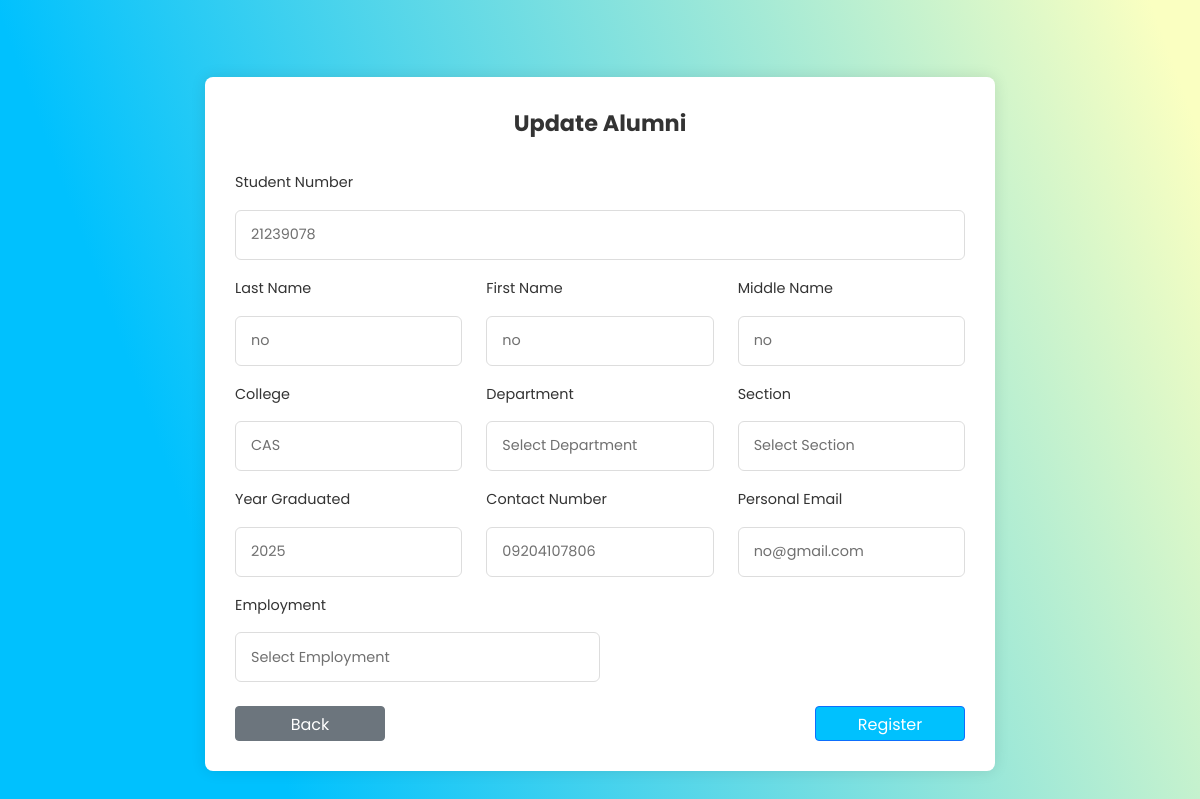
The app's page /dashboard/alumni_edit.php?Alumni_ID_Number=4 (signed in) with its own data.
### dashboard/alumni_edit.php (the view, shortened to what this page needs)
<?php
include '../connection.php';
if (isset($_GET['Alumni_ID_Number'])) {
    $id = $_GET['Alumni_ID_Number'];
    $stmt = $con->prepare("SELECT
                            a.Alumni_ID_Number,
                            a.Student_Number,
                            a.Last_Name,
                            a.First_Name,
                            a.Middle_Name,
                            a.College,
                            a.Department,
                            a.Section,
                            a.Year_Graduated,
                            a.Contact_Number,
                            a.Personal_Email,
                            ed.Employment,
                            ed. Employment_Status,
                            ed.Present_Occupation,
                            ed.Name_of_Employer,
                            ed.Address_of_Employer,
                            ed.Number_of_Years_in_Present_Employer,
                            ed.Type_of_Employer,
                            ed.Major_Line_of_Business
                          FROM `2024-2025` a
                          LEFT JOIN `2024-2025_ed` ed ON a.Alumni_ID_Number = ed.Alumni_ID_Number
                          WHERE a.Alumni_ID_Number = :id");
    $stmt->bindParam(':id', $id, PDO::PARAM_STR);
    $stmt->execute();
    $alumni = $stmt->fetch(PDO::FETCH_ASSOC);
} else {
    header('Location: alumni_list.php');
    exit;
}
$collegesQuery = "SELECT DISTINCT college FROM courses";
$collegesStmt = $con->prepare($collegesQuery);
$collegesStmt->execute();
$existingColleges = $collegesStmt->fetchAll(PDO::FETCH_COLUMN);
?>
<!DOCTYPE html>
<html lang="en">
<head>
    <link rel="stylesheet" href="../assets/css/bootstrap.css">
    <link rel="stylesheet" href="../assets/css/reg.css">
</head>
<body>
    <div class="container form-container mt-5">
        <header class="mb-4">Update Alumni</header>
        <form action="alumni_process.php" method="POST" class="form">
            <div class="mb-3">
                <label for="student-number" class="form-label">Student Number</label>
                <input type="text" id="student-number" name="student_number" class="form-control" value="<?php echo htmlspecialchars($alumni['Student_Number'] ?? ''); ?>" required>
            </div>
            <div class="row mb-3">
                <div class="col-md-4">
                    <label for="last_name" class="form-label">Last Name</label>
                    <input type="text" class="form-control" id="last_name" name="last_name" value="<?php echo htmlspecialchars($alumni['Last_Name'] ?? ''); ?>" required>
                </div>
                <div class="col-md-4">
                    <label for="first_name" class="form-label">First Name</label>
                    <input type="text" class="form-control" id="first_name" name="first_name" value="<?php echo htmlspecialchars($alumni['First_Name'] ?? ''); ?>" required>
                </div>
                <div class="col-md-4">
                    <label for="middle_name" class="form-label">Middle Name</label>
                    <input type="text" class="form-control" id="middle_name" name="middle_name" value="<?php echo htmlspecialchars($alumni['Middle_Name'] ?? ''); ?>">
                </div>
            </div>
            <div class="row mb-3">
                <div class="col-md-4">
                    <label for="college" class="form-label">College</label>
                    <select class="form-control" id="college" name="college" required onchange="updateDepartments()">
                        <?php foreach ($existingColleges as $college): ?>
                            <option value="<?= htmlspecialchars($college) ?>" <?= ($alumni['College'] == $college) ? 'selected' : ''; ?>><?= htmlspecialchars($college) ?></option>
                        <?php endforeach; ?>
                    </select>
                </div>
                <div class="col-md-4">
                    <label for="department" class="form-label">Department</label>
                    <select class="form-control" id="department" name="department" required onchange="updateSections()">
                        <option value="">Select Department</option>
                    </select>
                </div>
                <div class="col-md-4">
                    <label for="section" class="form-label">Section</label>
                    <select class="form-control" id="section" name="section" required>
                        <option value="">Select Section</option>
                    </select>
                </div>
            </div>
            <div class="row mb-3">
                <div class="col-md-4">
                    <label for="year_graduated" class="form-label">Year Graduated</label>
                    <input type="text" class="form-control" id="year_graduated" name="year_graduated" value="<?php echo htmlspecialchars($alumni['Year_Graduated'] ?? ''); ?>" required>
                </div>
                <div class="col-md-4">
                    <label for="contact_number" class="form-label">Contact Number</label>
                    <input type="text" class="form-control" id="contact_number" name="contact_number" value="<?php echo htmlspecialchars($alumni['Contact_Number'] ?? ''); ?>" required>
                </div>
                <div class="col-md-4">
                    <label for="personal_email" class="form-label">Personal Email</label>
                    <input type="email" class="form-control" id="personal_email" name="personal_email" value="<?php echo htmlspecialchars($alumni['Personal_Email'] ?? ''); ?>" required>
                </div>
            </div>
            <div class="col-md-6">
                <label for="employment" class="form-label">Employment</label>
                <select id="employment" name="employment" class="form-control" required onchange="toggleEmploymentFields()">
                    <option value="">Select Employment</option>
                </select>
            </div>
            <div class="button-container d-flex justify-content-between mt-4">
                <button type="button" class="btn btn-secondary" onclick="history.back()">Back</button>
                <button type="submit" class="btn btn-primary">Register</button>
            </div>
        </form>
    </div>
</body>
</html>

### assets/css/reg.css (style rules this page uses)
* { margin: 0; padding: 0; box-sizing: border-box; font-family: "Poppins", sans-serif; }
body { min-height: 100vh; display: flex; align-items: center; justify-content: center; padding: 20px; background: linear-gradient(69.66deg, #00C1FE 19.39%, #FAFFC1 96.69%); }
.container { max-width: 790px; width: 100%; background: #fff; padding: 30px; border-radius: 8px; box-shadow: 0 0 15px rgba(0, 0, 0, 0.1); }
.container header { font-size: 1.4rem; color: #333; font-weight: bold; text-align: center; }
.form { margin-top: 30px; display: flex; flex-direction: column; }
.form .form-label { color: #333; font-size: 0.9rem; }
.form .form-control { height: 50px; width: 100%; font-size: 0.9rem; color: #707070; border: 1px solid #ddd; border-radius: 6px; padding: 0 15px; margin-top: 8px; }
.button-container { display: flex; justify-content: space-between; margin-top: 20px; }
button { height: 35px; width: 150px; color: #fff; font-size: 0.9rem; font-weight: 400; border: none; cursor: pointer; transition: all 0.2s ease; }
button[type="submit"] { background: #00C1FE; }

### records on screen
2024-2025_ed: student_number "21239078", last_name "no", first_name "no", middle_name "no", year_graduated "2025", contact_number "09204107806", personal_email "no@gmail.com"
2024-2025: college "CAS"
